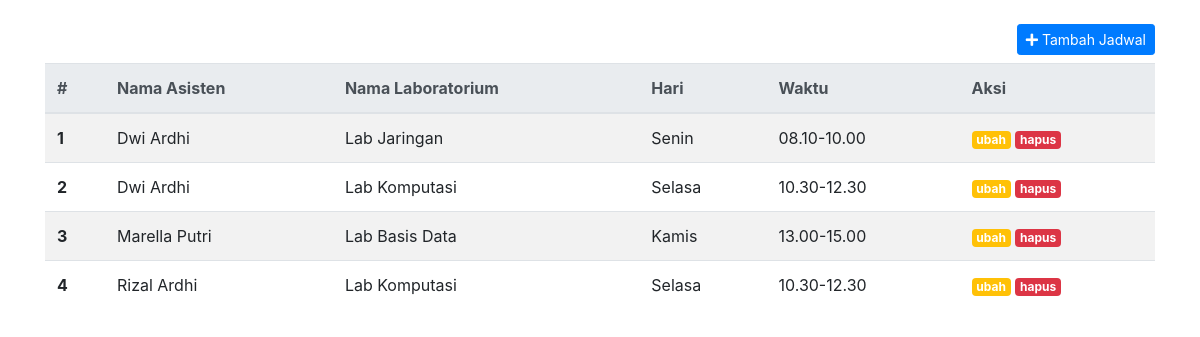
The page /views/index.php on the database its author committed.
### tables this page shows
CREATE TABLE `jadwal_mengajar` (
  `id_jadwal` int(11) NOT NULL,
  `id_asisten` int(11) NOT NULL,
  `lab` varchar(120) NOT NULL,
  `hari` varchar(120) NOT NULL,
  `waktu` varchar(120) NOT NULL
);

CREATE TABLE `data_asisten` (
  `id_asisten` int(11) NOT NULL,
  `nama_asisten` varchar(120) NOT NULL,
  `nim` char(14) NOT NULL
);

### controller/query.php (called while the page is built, shortened)
<?php
    include ('../config/koneksi.php');
    if ($title == 'Ubah Data'){
        $id    = $_GET['id'];
        $query_jadwal_id    = mysqli_query($konek, "SELECT * FROM jadwal_mengajar WHERE id_jadwal='$id'") or die(mysql_error($konek));
        $query_join_id      = mysqli_query($konek, "SELECT * FROM data_asisten INNER JOIN jadwal_mengajar ON data_asisten.id_asisten=jadwal_mengajar.id_asisten WHERE jadwal_mengajar.id_jadwal = '$id'") or die(mysql_error($konek));
    }
    else if ($title == 'Jadwal Asisten'){
        $query_join         = mysqli_query($konek,"SELECT * FROM data_asisten INNER JOIN jadwal_mengajar ON data_asisten.id_asisten=jadwal_mengajar.id_asisten ORDER BY data_asisten.nama_asisten ASC");
    }

### views/index.php (the view, shortened to what this page needs)
<?php
    $title = 'Jadwal Asisten';
    include ('_partials/head.php');
    include ('../controller/query.php')
?>
    <div class="container mt-4">
        <div class="justify-content-end d-flex">
            <a href="tambah.php" class="btn btn-primary btn-sm mb-2"><i class="fas fa-plus"></i> Tambah Jadwal</a>
        </div>
        <table class="table table-striped table-hover">
            <thead class="thead-light">
                <tr>
                    <th scope="col">#</th>
                    <th scope="col">Nama Asisten</th>
                    <th scope="col">Nama Laboratorium</th>
                    <th scope="col">Hari</th>
                    <th scope="col">Waktu</th>
                    <th scope="col">Aksi</th>
                </tr>
            </thead>
            <tbody>
            <?php
                $no=1;
                while($data=mysqli_fetch_array($query_join)){
                ?>
                    <tr>
                        <th><?= $no++?></th>
                        <td><?= $data['nama_asisten'];?></td>
                        <td><?= $data['lab'];?></td>
                        <td><?= $data['hari'];?></td>
                        <td><?= $data['waktu'];?></td>
                        <td>
                            <a href="ubah.php?id=<?= $data['id_jadwal']?>" class="badge badge-warning text-white">ubah</a>
                            <a href="actions/delete.php?id=<?= $data['id_jadwal']?>" class="badge badge-danger" onclick="return confirm('Yakin Ingin Menghapus data ini??')">hapus</a>
                        </td>
                    </tr>
                <?php
                }
                ?>
            </tbody>
        </table>
    </div>
<?php
    include ('_partials/foot.php');
?>

### views/_partials/head.php (shortened to what this page needs)
<!doctype html>
<html lang="en">
  <head>
    <link rel="stylesheet" href="../assets/bootstrap/css/bootstrap.min.css" rel="stylesheet">
    <link href="../assets/fontawesome/css/fontawesome.css" rel="stylesheet">
    <link href="../assets/fontawesome/css/brands.css" rel="stylesheet">
    <link href="../assets/fontawesome/css/solid.css" rel="stylesheet">
  </head>
  <body>

### views/_partials/foot.php (shortened to what this page needs)
  </body>
</html>

### rows shown on the page
jadwal_mengajar: id_asisten.nama_asisten "Dwi Ardhi", lab "Lab Jaringan", hari "Senin", waktu "08.10-10.00"
jadwal_mengajar: id_asisten.nama_asisten "Dwi Ardhi", lab "Lab Komputasi", hari "Selasa", waktu "10.30-12.30"
jadwal_mengajar: id_asisten.nama_asisten "Marella Putri", lab "Lab Basis Data", hari "Kamis", waktu "13.00-15.00"
jadwal_mengajar: id_asisten.nama_asisten "Rizal Ardhi", lab "Lab Komputasi", hari "Selasa", waktu "10.30-12.30"
